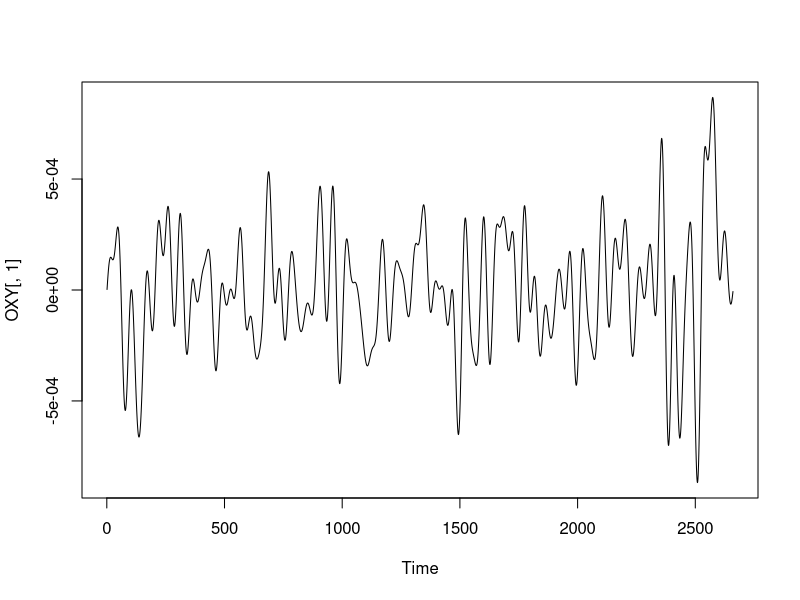
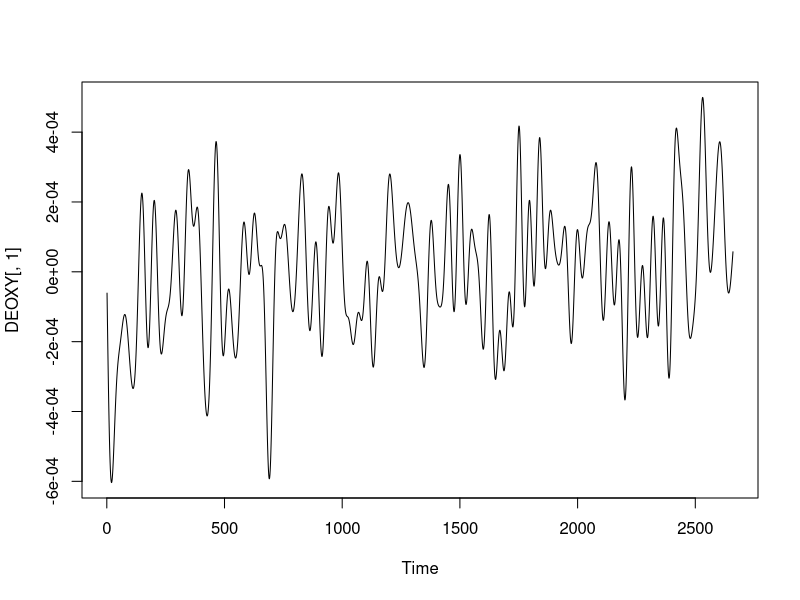
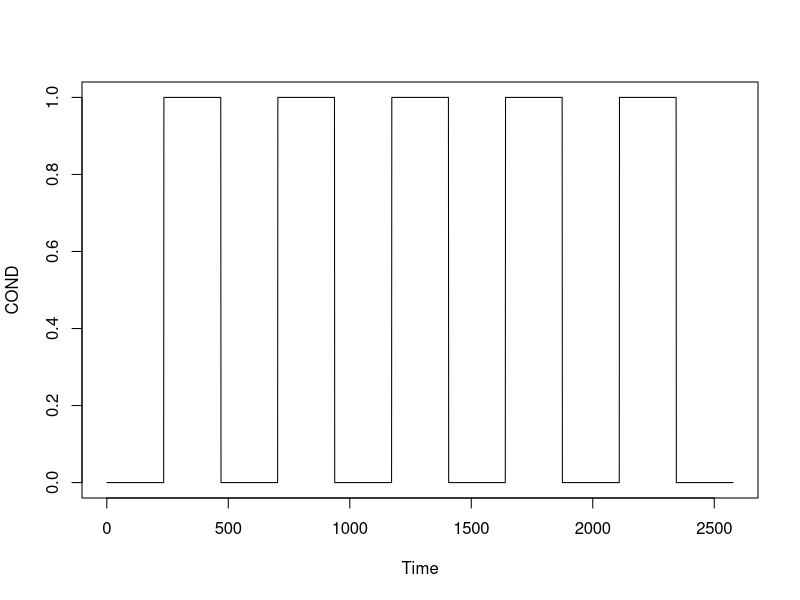
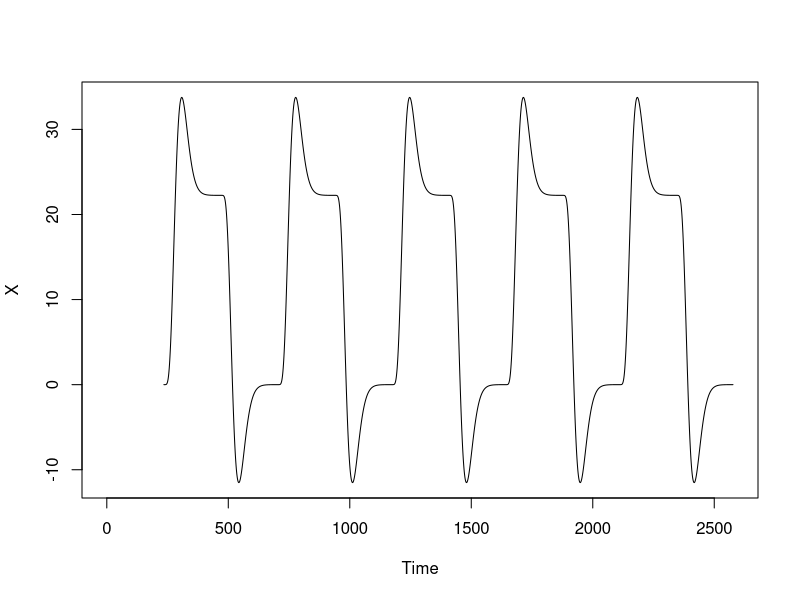

Source code (R) for these figures, in order:
## ---- chunk 1
# Os dados já foram preprocessados
# - PCA para correcao de movimento
# - retirar outliers
# - filtro temporal: passa-banda (0.001-0.1Hz)

#Leitura de dados
OXY=read.table("Oxy781HZ30sBlock.txt",header=F)
DEOXY=read.table("Deoxy781HZ30sBlock.txt",header=F)
## ---- chunk 2
# Taxa de amostragem do equipamento
HZ = 7.81

dim(OXY)
dim(DEOXY)

# Logo, temos de tempo de coleta:
tempo = dim(OXY)/HZ
tempo

ts.plot(OXY[, 1])
ts.plot(DEOXY[, 1])

#Tarefa block-design - 30s
COND = 330
## ---- chunk 3
#Tarefa block-design - 30s
COND=array(0, 2577) #2577 para os primeiros 330s
COND[235:469]=1
COND[704:937]=1
COND[1173:1406]=1
COND[1641:1874]=1
COND[2110:2343]=1
ts.plot(COND)
## ---- chunk 4
glover=function(HZ){
	a1=6
	a2=12
	b1=0.9
	b2=0.9
	d1=5.4
	d2=10.8
	c=0.35
	x=seq(0, 30, 1/HZ) # HZ is the Sampling Rate (Heartz)
	glover1=((x/d1)^a1)*exp((-x+d1)/b1)
	glover2=((x/d2)^a2)*exp((-x+d2)/b2)
	G=glover1-c*glover2
	return(G)
}

#HRF canonica
HRF=glover(HZ)

#Convolucao da condicao da tarefa pela HRF
X=filter(COND,HRF,method="convolution",side=1)
ts.plot(X)
## ---- chunk 5
# Vetor que contem as estatisticas t dos betas
# do GLM para cada canal (nesse experimento são 20)
mapaToxy = array(0, 20)
mapaTdeoxy = array(0, 20)

for(canal in 1:20){
  #ajuste do GLM para oxy
  modelo = lm(OXY[1:2577, canal]~X)
  mapaToxy[canal] = summary(modelo)$coef[2, 3] #estat. t
  
  #ajuste do GLM para deoxy
  modelo = lm(DEOXY[1:2577,canal]~X)
  mapaTdeoxy[canal] = summary(modelo)$coef[2, 3] #estat. t
}
